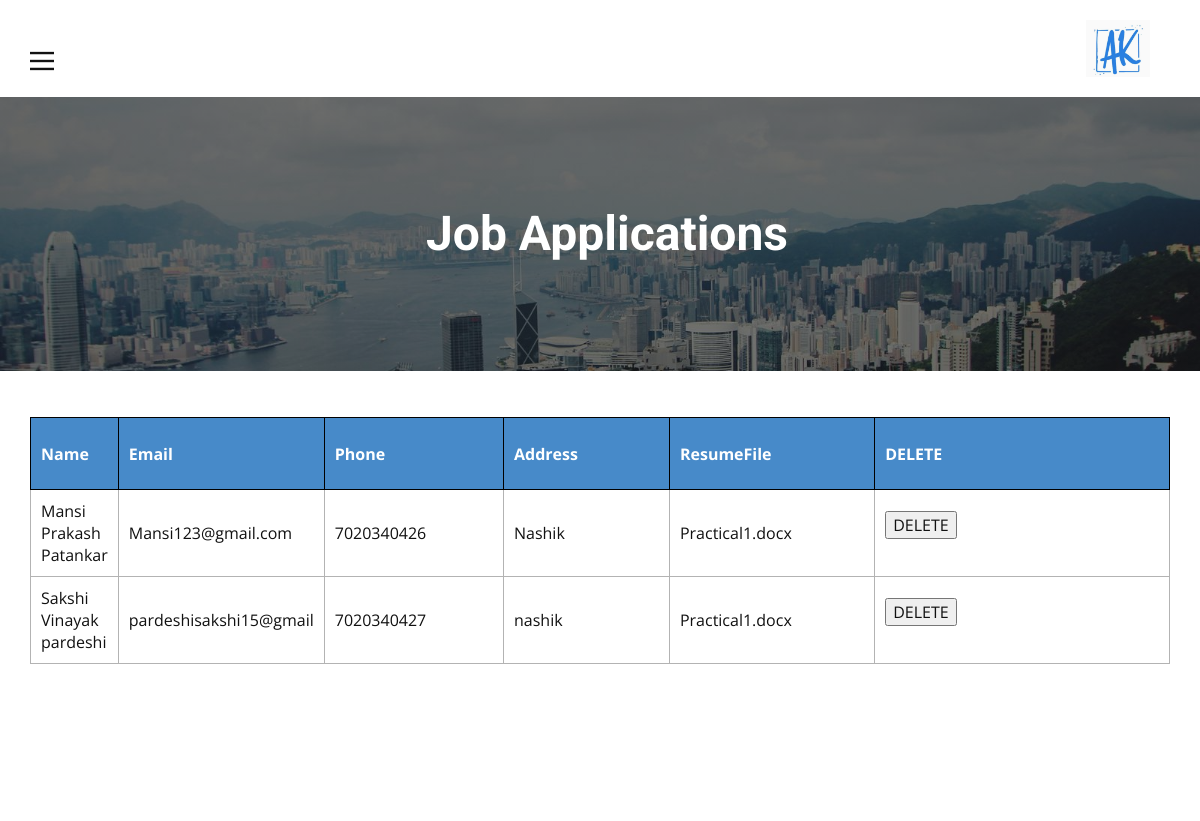
Screenshot of /admin/Job-Applications.php with the database file from the repository.
### tables this page shows
CREATE TABLE `job` (
  `Name` varchar(55) NOT NULL,
  `Email` varchar(22) NOT NULL,
  `Phone` bigint(10) NOT NULL,
  `Address` varchar(100) NOT NULL,
  `ResumeFile` varchar(55) NOT NULL
);

### admin/Job-Applications.php (the view, shortened to what this page needs)
<?php
include('security.php');
?>
            <?php
                $query = "SELECT * FROM Job";
                $query_run = mysqli_query($connection, $query);
            ?>
<!DOCTYPE html>
<html style="font-size: 16px;">
  <head>
    <link rel="stylesheet" href="nicepage.css" media="screen">
<link rel="stylesheet" href="Job-Applications.css" media="screen">
  </head>
  <body class="u-body"><header class="u-clearfix u-header u-header" id="sec-ac43"><div class="u-clearfix u-sheet u-sheet-1">
        <a href="Admin.html" data-page-id="562230828" class="u-image u-logo u-image-1" data-image-width="460" data-image-height="407" title="Admin">
          <img src="images/Screenshot2021-06-03182605.png" class="u-logo-image u-logo-image-1" data-image-width="64">
        </a>
        <nav class="u-align-left u-menu u-menu-dropdown u-nav-spacing-25 u-offcanvas u-offcanvas-shift u-menu-1" data-responsive-from="XL">
          <div class="menu-collapse">
            <a class="u-button-style u-custom-color u-nav-link" href="#" style="font-size: calc(1em + 8px);">
              <svg class="u-svg-link" preserveAspectRatio="xMidYMin slice" viewBox="0 0 302 302" style=""><use xmlns:xlink="http://www.w3.org/1999/xlink" xlink:href="#svg-7b92"></use></svg>
            </a>
          </div>
        </nav>
      </div></header>
    <section class="u-clearfix u-image u-shading u-section-1" id="sec-1b93" data-image-width="5184" data-image-height="3456">
      <div class="u-clearfix u-sheet u-valign-middle u-sheet-1">
        <h1 class="u-align-center-xs u-text u-text-1">Job Applications</h1>
      </div>
    </section>
    <section class="u-align-center u-clearfix u-section-2" id="sec-7d3c">
      <div class="u-clearfix u-sheet u-sheet-1">
        <div class="u-expanded-width u-table u-table-responsive u-table-1">
          <table class="u-table-entity u-table-entity-1">
            <colgroup>
              <col width="4.6%">
              <col width="13.2%">
              <col width="17%">
              <col width="16.1%">
              <col width="19.4%">
              <col width="29.7%">
            </colgroup>
            <thead class="u-black u-table-header u-table-header-1">
              <tr style="height: 72px;">
                <th class="u-border-1 u-border-black u-palette-1-base u-table-cell u-table-cell-2">Name</th>
                <th class="u-border-1 u-border-black u-palette-1-base u-table-cell u-table-cell-3">Email</th>
                <th class="u-border-1 u-border-black u-palette-1-base u-table-cell u-table-cell-4">Phone</th>
                <th class="u-border-1 u-border-black u-palette-1-base u-table-cell u-table-cell-5">Address</th>
                <th class="u-border-1 u-border-black u-palette-1-base u-table-cell u-table-cell-6">ResumeFile </th>
                <th class="u-border-1 u-border-black u-palette-1-base u-table-cell u-table-cell-6">DELETE </th>
              </tr>
            </thead>
                        <?php
                        if(mysqli_num_rows($query_run) > 0)
                        {
                            while($row = mysqli_fetch_assoc($query_run))
                            {
                        ?>
                        <tbody class="u-table-body">
                        <tr style="height: 75px;">
                                <td class="u-border-1 u-border-grey-30 u-table-cell"><?php  echo $row['Name']; ?></td>
                                <td class="u-border-1 u-border-grey-30 u-table-cell"><?php  echo $row['Email']; ?></td>
                                <td class="u-border-1 u-border-grey-30 u-table-cell"><?php  echo $row['Phone']; ?></td>
                                <td class="u-border-1 u-border-grey-30 u-table-cell"><?php  echo $row['Address']; ?></td>
                                <td class="u-border-1 u-border-grey-30 u-table-cell"><?php  echo $row['ResumeFile']; ?></td>
                                <td class="u-border-1 u-border-grey-30 u-table-cell" >
                                    <form action="code.php" method="post">
                                        <button type="submit" name="delete_btn" class="btn btn-danger"> DELETE</button>
                                    </form>
                                </td>
                            </tr>
                            </tbody>
                        <?php
                            }
                        }
                        else {
                            echo "No Record Found";
                        }
                        ?>
                </table>
                      <br>
  </body>
</html>

### admin/Job-Applications.css (style rules this page uses)
.u-section-1 { background-image: linear-gradient(0deg, rgba(0,0,0,0.5), rgba(0,0,0,0.5)), url("images/chan-young-lee-Vk5lEHcWHjA-unsplash.jpg"); }
.u-section-1 .u-sheet-1 { min-height: 274px; }
.u-section-1 .u-text-1 { font-weight: 700; margin: 60px 370px 60px 396px; }
.u-section-2 .u-sheet-1 { min-height: 450px; }
.u-section-2 .u-table-1 { margin-top: 46px; margin-bottom: 60px; }
.u-section-2 .u-table-entity-1 { min-height: 100px; }
.u-section-2 .u-table-header-1 { font-weight: 700; background-image: none; }
.u-section-2 .u-table-cell-2 { background-image: none; }
.u-section-2 .u-table-cell-3 { background-image: none; }
.u-section-2 .u-table-cell-4 { background-image: none; }
.u-section-2 .u-table-cell-5 { background-image: none; }
.u-section-2 .u-table-cell-6 { background-image: none; }

### rows the page displays
job: Name "Mansi Prakash Patankar", Email "Mansi123@gmail.com", Phone "7020340426", Address "Nashik", ResumeFile "Practical1.docx"
job: Name "Sakshi Vinayak pardeshi", Email "pardeshisakshi15@gmail", Phone "7020340427", Address "nashik", ResumeFile "Practical1.docx"
